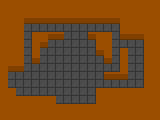

This is a level from a 2D game, rendered from its Tiled map with the project's own tilesets. A one-line summary and the complete map file follow:
An orthogonal 20x15 tile map with 8x8 px tiles, 1 tile layer (Tile Layer 1), 2 tilesets and 3 objects.

<map version="1.0" orientation="orthogonal" width="20" height="15" tilewidth="8" tileheight="8">
 <tileset firstgid="1" name="leveltiles" tilewidth="8" tileheight="8">
  <image source="../graphics/leveltiles.png" width="32" height="8" />
 </tileset>
 <tileset firstgid="5" name="entitytiles" tilewidth="8" tileheight="8">
  <image source="../raw/entitytiles.png" width="56" height="16" />
 </tileset>
 <layer name="Tile Layer 1" width="20" height="15">
  <data encoding="csv">
4,4,4,4,4,4,4,4,4,4,4,4,4,4,4,4,4,4,4,4,
4,4,4,4,4,4,4,4,4,4,4,4,4,4,4,4,4,4,4,4,
4,4,4,3,3,3,3,3,3,3,3,3,3,3,3,4,4,4,4,4,
4,4,4,2,2,2,2,2,2,2,2,2,2,2,2,4,4,4,4,4,
4,4,4,2,4,4,3,3,2,2,2,3,4,4,2,3,3,3,4,4,
4,4,4,2,4,3,2,2,2,2,2,2,4,4,2,2,2,2,4,4,
4,4,4,2,4,2,2,2,2,2,2,2,3,4,2,4,2,2,4,4,
4,4,4,2,3,2,2,2,2,2,2,2,2,3,2,4,2,2,4,4,
4,3,3,2,2,2,2,2,2,2,2,2,2,2,2,4,2,2,4,4,
4,2,2,2,2,2,2,2,2,2,2,2,2,3,3,3,2,2,4,4,
4,2,2,2,2,2,2,2,2,2,2,2,2,2,2,2,2,2,4,4,
4,4,2,2,2,2,2,2,2,2,2,2,4,4,4,4,4,4,4,4,
4,4,4,4,4,4,4,2,2,2,2,2,4,4,4,4,4,4,4,4,
4,4,4,4,4,4,4,4,4,4,4,4,4,4,4,4,4,4,4,4,
4,4,4,4,4,4,4,4,4,4,4,4,4,4,4,4,4,4,4,4
</data>
 </layer>
 <objectgroup name="Object Layer 1" width="20" height="15">
  <object gid="12" x="64" y="56" />
  <object gid="11" x="72" y="55" />
  <object gid="13" x="56" y="72" />
 </objectgroup>
</map>
